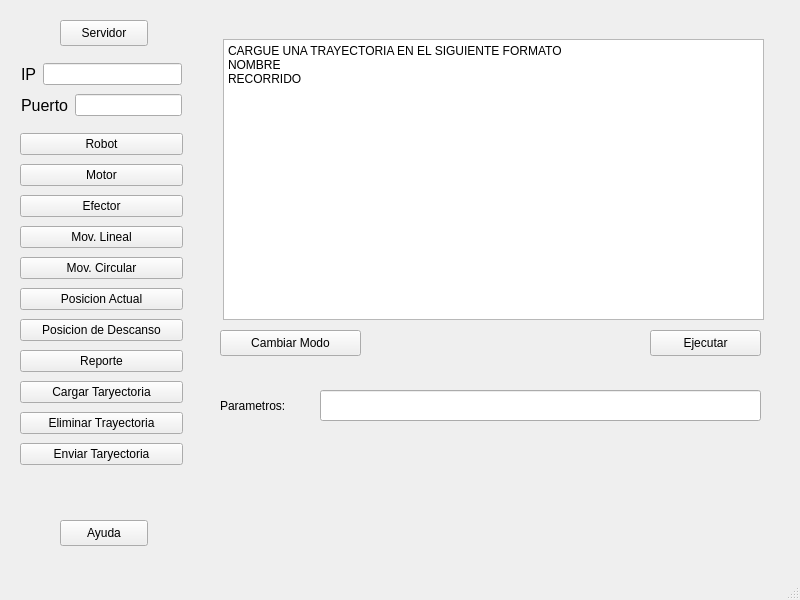
<?xml version="1.0" encoding="UTF-8"?>
<ui version="4.0">
 <class>MainWindow</class>
 <widget class="QMainWindow" name="MainWindow">
  <property name="geometry">
   <rect>
    <x>0</x>
    <y>0</y>
    <width>800</width>
    <height>600</height>
   </rect>
  </property>
  <property name="windowTitle">
   <string>MainWindow</string>
  </property>
  <widget class="QWidget" name="centralwidget">
   <widget class="QLabel" name="label">
    <property name="geometry">
     <rect>
      <x>220</x>
      <y>390</y>
      <width>81</width>
      <height>31</height>
     </rect>
    </property>
    <property name="text">
     <string>Parametros:</string>
    </property>
   </widget>
   <widget class="QLabel" name="label_2">
    <property name="geometry">
     <rect>
      <x>230</x>
      <y>430</y>
      <width>531</width>
      <height>71</height>
     </rect>
    </property>
    <property name="text">
     <string/>
    </property>
   </widget>
   <widget class="QLineEdit" name="lineEdit">
    <property name="geometry">
     <rect>
      <x>320</x>
      <y>390</y>
      <width>441</width>
      <height>31</height>
     </rect>
    </property>
   </widget>
   <widget class="QPlainTextEdit" name="plainTextEdit">
    <property name="enabled">
     <bool>true</bool>
    </property>
    <property name="geometry">
     <rect>
      <x>223</x>
      <y>39</y>
      <width>541</width>
      <height>281</height>
     </rect>
    </property>
    <property name="plainText">
     <string>CARGUE UNA TRAYECTORIA EN EL SIGUIENTE FORMATO
NOMBRE
RECORRIDO</string>
    </property>
   </widget>
   <widget class="QPushButton" name="help">
    <property name="geometry">
     <rect>
      <x>60</x>
      <y>520</y>
      <width>88</width>
      <height>26</height>
     </rect>
    </property>
    <property name="text">
     <string>Ayuda</string>
    </property>
   </widget>
   <widget class="QPushButton" name="Conexion">
    <property name="geometry">
     <rect>
      <x>60</x>
      <y>20</y>
      <width>88</width>
      <height>26</height>
     </rect>
    </property>
    <property name="text">
     <string>Servidor</string>
    </property>
   </widget>
   <widget class="QPushButton" name="auto_2">
    <property name="geometry">
     <rect>
      <x>650</x>
      <y>330</y>
      <width>111</width>
      <height>26</height>
     </rect>
    </property>
    <property name="text">
     <string>Ejecutar</string>
    </property>
   </widget>
   <widget class="QPushButton" name="Modo">
    <property name="geometry">
     <rect>
      <x>220</x>
      <y>330</y>
      <width>141</width>
      <height>26</height>
     </rect>
    </property>
    <property name="text">
     <string>Cambiar Modo</string>
    </property>
   </widget>
   <widget class="QWidget" name="">
    <property name="geometry">
     <rect>
      <x>21</x>
      <y>60</y>
      <width>161</width>
      <height>28</height>
     </rect>
    </property>
    <layout class="QHBoxLayout" name="horizontalLayout_3">
     <item>
      <widget class="QLabel" name="IP_2">
       <property name="font">
        <font>
         <pointsize>12</pointsize>
        </font>
       </property>
       <property name="text">
        <string>IP</string>
       </property>
      </widget>
     </item>
     <item>
      <widget class="QLineEdit" name="lineEdit_2"/>
     </item>
    </layout>
   </widget>
   <widget class="QWidget" name="">
    <property name="geometry">
     <rect>
      <x>21</x>
      <y>91</y>
      <width>161</width>
      <height>28</height>
     </rect>
    </property>
    <layout class="QHBoxLayout" name="horizontalLayout_4">
     <item>
      <widget class="QLabel" name="Puerto_2">
       <property name="font">
        <font>
         <pointsize>12</pointsize>
        </font>
       </property>
       <property name="text">
        <string>Puerto</string>
       </property>
      </widget>
     </item>
     <item>
      <widget class="QLineEdit" name="lineEdit_3"/>
     </item>
    </layout>
   </widget>
   <widget class="QWidget" name="">
    <property name="geometry">
     <rect>
      <x>20</x>
      <y>130</y>
      <width>163</width>
      <height>348</height>
     </rect>
    </property>
    <layout class="QVBoxLayout" name="verticalLayout_2">
     <item>
      <widget class="QPushButton" name="Robot_2">
       <property name="text">
        <string>Robot</string>
       </property>
      </widget>
     </item>
     <item>
      <widget class="QPushButton" name="Motor_2">
       <property name="text">
        <string>Motor</string>
       </property>
      </widget>
     </item>
     <item>
      <widget class="QPushButton" name="Efector_2">
       <property name="text">
        <string>Efector</string>
       </property>
      </widget>
     </item>
     <item>
      <widget class="QPushButton" name="Lineal_2">
       <property name="text">
        <string>Mov. Lineal</string>
       </property>
      </widget>
     </item>
     <item>
      <widget class="QPushButton" name="Circular_2">
       <property name="text">
        <string>Mov. Circular</string>
       </property>
      </widget>
     </item>
     <item>
      <widget class="QPushButton" name="Actual">
       <property name="text">
        <string>Posicion Actual</string>
       </property>
      </widget>
     </item>
     <item>
      <widget class="QPushButton" name="Origen">
       <property name="text">
        <string>Posicion de Descanso</string>
       </property>
      </widget>
     </item>
     <item>
      <widget class="QPushButton" name="Reporte_2">
       <property name="text">
        <string>Reporte</string>
       </property>
      </widget>
     </item>
     <item>
      <widget class="QPushButton" name="Trayectoria">
       <property name="text">
        <string>Cargar Taryectoria</string>
       </property>
      </widget>
     </item>
     <item>
      <widget class="QPushButton" name="Eliminar">
       <property name="text">
        <string>Eliminar Trayectoria</string>
       </property>
      </widget>
     </item>
     <item>
      <widget class="QPushButton" name="pushButton_2">
       <property name="text">
        <string>Enviar Taryectoria</string>
       </property>
      </widget>
     </item>
    </layout>
   </widget>
  </widget>
  <widget class="QMenuBar" name="menubar">
   <property name="geometry">
    <rect>
     <x>0</x>
     <y>0</y>
     <width>800</width>
     <height>23</height>
    </rect>
   </property>
  </widget>
  <widget class="QStatusBar" name="statusbar"/>
 </widget>
 <resources/>
 <connections/>
</ui>
